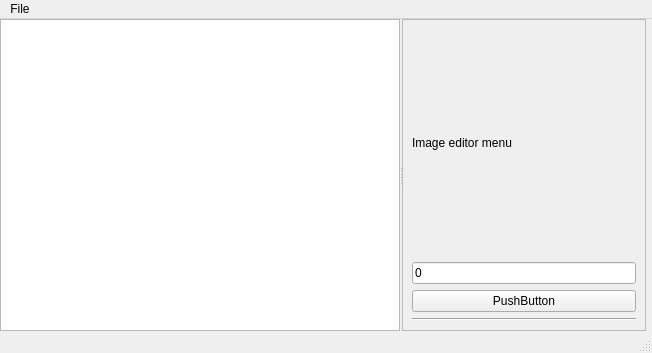
<?xml version="1.0" encoding="UTF-8"?>
<ui version="4.0">
 <class>MainWindow</class>
 <widget class="QMainWindow" name="MainWindow">
  <property name="geometry">
   <rect>
    <x>0</x>
    <y>0</y>
    <width>652</width>
    <height>353</height>
   </rect>
  </property>
  <property name="windowTitle">
   <string>MainWindow</string>
  </property>
  <widget class="QWidget" name="centralwidget">
   <layout class="QVBoxLayout" name="verticalLayout_2">
    <property name="spacing">
     <number>0</number>
    </property>
    <property name="leftMargin">
     <number>0</number>
    </property>
    <property name="topMargin">
     <number>0</number>
    </property>
    <property name="rightMargin">
     <number>0</number>
    </property>
    <property name="bottomMargin">
     <number>0</number>
    </property>
    <item>
     <widget class="QSplitter" name="splitter">
      <property name="orientation">
       <enum>Qt::Horizontal</enum>
      </property>
      <property name="handleWidth">
       <number>2</number>
      </property>
      <widget class="QGraphicsView" name="editorView">
       <property name="minimumSize">
        <size>
         <width>400</width>
         <height>300</height>
        </size>
       </property>
       <property name="cursor" stdset="0">
        <cursorShape>ArrowCursor</cursorShape>
       </property>
      </widget>
      <widget class="QWidget" name="editorMenu" native="true">
       <property name="minimumSize">
        <size>
         <width>250</width>
         <height>0</height>
        </size>
       </property>
       <property name="maximumSize">
        <size>
         <width>300</width>
         <height>16777215</height>
        </size>
       </property>
       <property name="baseSize">
        <size>
         <width>150</width>
         <height>0</height>
        </size>
       </property>
       <layout class="QVBoxLayout" name="verticalLayout_3">
        <property name="rightMargin">
         <number>6</number>
        </property>
        <item>
         <widget class="QScrollArea" name="scrollArea">
          <property name="widgetResizable">
           <bool>true</bool>
          </property>
          <widget class="QWidget" name="scrollAreaWidgetContents">
           <property name="geometry">
            <rect>
             <x>0</x>
             <y>0</y>
             <width>234</width>
             <height>284</height>
            </rect>
           </property>
           <layout class="QVBoxLayout" name="verticalLayout">
            <item>
             <widget class="QLabel" name="label">
              <property name="text">
               <string>Image editor menu</string>
              </property>
             </widget>
            </item>
            <item>
             <widget class="QLineEdit" name="lineEdit">
              <property name="text">
               <string>0</string>
              </property>
             </widget>
            </item>
            <item>
             <widget class="QPushButton" name="pushButton">
              <property name="text">
               <string>PushButton</string>
              </property>
             </widget>
            </item>
            <item>
             <widget class="Line" name="line">
              <property name="orientation">
               <enum>Qt::Horizontal</enum>
              </property>
             </widget>
            </item>
           </layout>
          </widget>
         </widget>
        </item>
       </layout>
      </widget>
     </widget>
    </item>
   </layout>
  </widget>
  <widget class="QMenuBar" name="menubar">
   <property name="geometry">
    <rect>
     <x>0</x>
     <y>0</y>
     <width>652</width>
     <height>30</height>
    </rect>
   </property>
   <widget class="QMenu" name="menuFile">
    <property name="title">
     <string>File</string>
    </property>
   </widget>
   <addaction name="menuFile"/>
  </widget>
  <widget class="QStatusBar" name="statusbar"/>
 </widget>
 <resources/>
 <connections/>
</ui>
